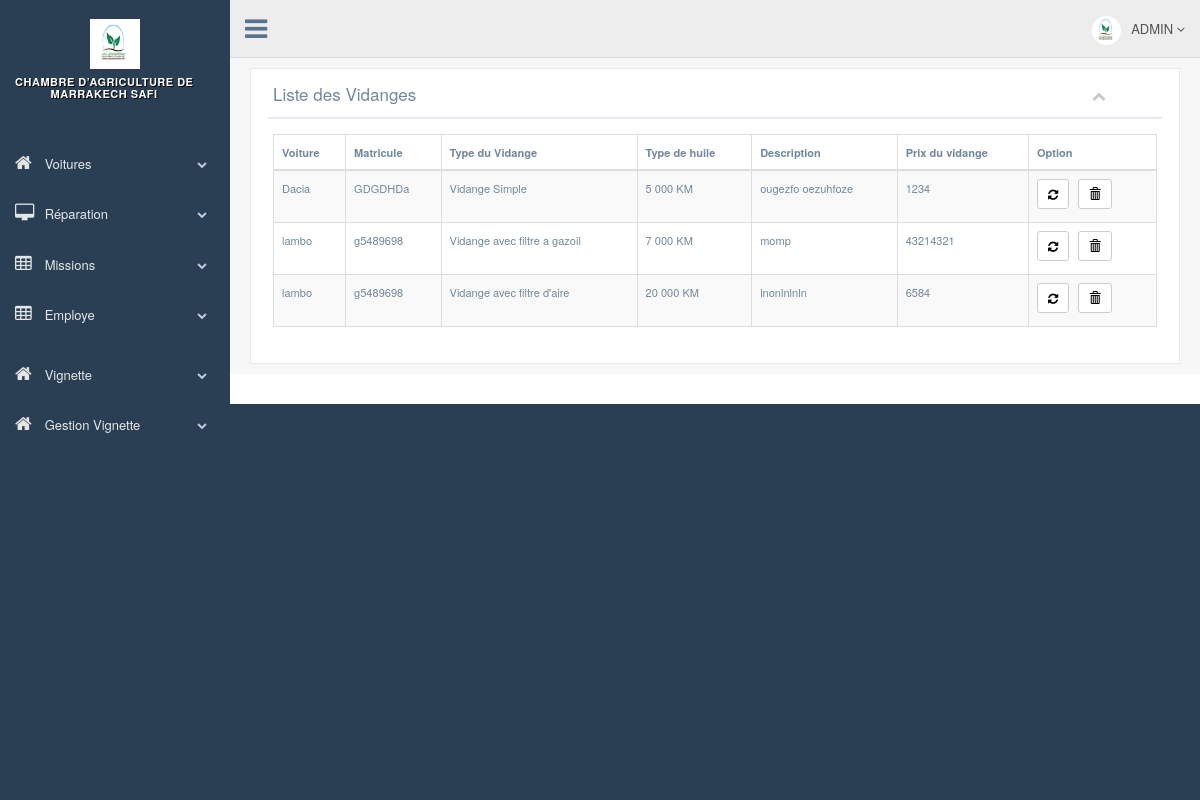
Screenshot of /chambres_d_agriculture/production/vidange.php with the database file from the repository.
### tables this page shows
CREATE TABLE IF NOT EXISTS `voiture` (
  `id_voiture` int(11) NOT NULL AUTO_INCREMENT,
  `Marque` varchar(300) NOT NULL,
  `date_circulation` date NOT NULL,
  `N_chassis` varchar(300) NOT NULL,
  `Etat` varchar(300) NOT NULL,
  `KM_actuel` float NOT NULL,
  `Date_assurance` date NOT NULL,
  `Date_vignette` date NOT NULL,
  `Date_visite` date NOT NULL,
  `Etat_visite` varchar(500) NOT NULL,
  `Date_derniervidange` date NOT NULL,
  `km_pr_vidange` int(11) NOT NULL,
  `Matricule` varchar(500) NOT NULL,
  PRIMARY KEY (`id_voiture`)
);

CREATE TABLE IF NOT EXISTS `vidange` (
  `Id_vidange` int(11) NOT NULL AUTO_INCREMENT,
  `id_voiture` int(11) NOT NULL,
  `Type_vidange` varchar(500) NOT NULL,
  `type_huile` varchar(50) NOT NULL,
  `Descriptif` text NOT NULL,
  `prix_vidange` double NOT NULL,
  PRIMARY KEY (`Id_vidange`),
  KEY `id_voiture` (`id_voiture`)
);

### chambres_d_agriculture/production/vidange.php (the view, shortened to what this page needs)
<?php
include 'config.php';
?>
<!DOCTYPE html>
<html lang="en">
  <head>
    <link href="../vendors/bootstrap/dist/css/bootstrap.min.css" rel="stylesheet">
    <link href="../vendors/font-awesome/css/font-awesome.min.css" rel="stylesheet">
    <link href="../vendors/nprogress/nprogress.css" rel="stylesheet">
    <link href="../vendors/iCheck/skins/flat/green.css" rel="stylesheet">
    <link href="../vendors/bootstrap-progressbar/css/bootstrap-progressbar-3.3.4.min.css" rel="stylesheet">
    <link href="../vendors/jqvmap/dist/jqvmap.min.css" rel="stylesheet"/>
    <link href="../vendors/bootstrap-daterangepicker/daterangepicker.css" rel="stylesheet">
    <link href="../build/css/custom.min.css" rel="stylesheet">
  </head>
  <body class="nav-md" >
    <div class="container body">
      <div class="main_container">
        <div class="col-md-3 left_col">
          <div class="left_col scroll-view">
            <div class="navbar nav_title" style="border: 0;">
      <center> <br> <img src="images/user.jpg" width="50px" height="50px" ><a href="index.php"></center>
            </div>
            <br />
            <div id="sidebar-menu" class="main_menu_side hidden-print main_menu">
              <div class="menu_section">
                <h3>Chambre d’Agriculture de &nbsp;&nbsp;&nbsp;&nbsp;&nbsp;&nbsp;&nbsp;&nbsp;&nbsp;&nbsp;Marrakech Safi</h3>
                <ul class="nav side-menu">
                  <li><a><i class="fa fa-home"></i> Voitures <span class="fa fa-chevron-down"></span></a>
                  </li>
                  <li><a><i class="fa fa-desktop"></i> Réparation <span class="fa fa-chevron-down"></span></a>
                  </li>
                  <li><a><i class="fa fa-table"></i> Missions <span class="fa fa-chevron-down"></span></a>
                  </li>
 <li><a><i class="fa fa-table"></i> Employe <span class="fa fa-chevron-down"></span></a>
                  </li>
                </ul>
                   <ul class="nav side-menu">
        <li><a><i class="fa fa-home"></i> Vignette <span class="fa fa-chevron-down"></span></a>
                  </li>
                <ul class="nav side-menu">
                  <li><a><i class="fa fa-home"></i> Gestion Vignette <span class="fa fa-chevron-down"></span></a>
                  </li>
                </ul>
              </div>
            </div>
            <div class="sidebar-footer hidden-small"> </div>
          </div>
        </div>
        <div class="top_nav">
          <div class="nav_menu">
            <nav>
              <div class="nav toggle">
                <a id="menu_toggle"><i class="fa fa-bars"></i></a>
              </div>
              <ul class="nav navbar-nav navbar-right">
                <li class="">
                  <a href="javascript:;" class="user-profile dropdown-toggle" data-toggle="dropdown" aria-expanded="false">
                    <img src="images/user.jpg" alt="">ADMIN
                    <span class=" fa fa-angle-down"></span>
                  </a>
                </li>
              </ul>
            </nav>
          </div>
        </div>
        <div class="right_col" role="main">
          <div class="row">
              <div class="col-md-12 col-sm-12 col-xs-12">
                <div class="x_panel">
                  <div class="x_title">
                    <h2>Liste des Vidanges<small></small></h2>
                    <ul class="nav navbar-right panel_toolbox">
                      <li><a class="collapse-link"><i class="fa fa-chevron-up"></i></a>
                      </li>
                    </ul>
                    <div class="clearfix"></div>
                  </div>
                  <div class="x_content">
                    <table id="datatable-responsive" class="table table-striped table-bordered dt-responsive nowrap" cellspacing="0" width="100%">
                      <thead>
                        <tr>
                          <th class="center"><Small>Voiture</Small></th>
                           <th class="center"><Small>Matricule</Small></th>
                         <th class="center"><Small>Type du Vidange </Small></th>
                          <th class="center"><Small>Type de huile</Small></th>
                          <th class="center"><Small>Description </Small></th>
                          <th class="center"><Small>Prix du vidange</Small></th>
                          <th class="center"><Small>Option</Small></th>
                        </tr>
                          </thead>
                          <tbody>
                       <?php
                $stm = $db->prepare('select * from vidange');
                $stm->execute();
                foreach($stm->fetchAll() as $row)
                {
              ?>
              <?php
                $stm = $db->prepare('select * from voiture WHERE id_voiture="'. $row['id_voiture'].'"');
                $stm->execute();
                foreach($stm->fetchAll() as $row1)
                {
              ?>
                              <tr>
                          <td class="center"><Small><?php echo $row1['Marque']; ?></Small></td>
                          <td class="center"><Small><?php echo $row1['Matricule']; ?></Small></td>
                          <?php } ?>
                          <td class="center"><Small><?php echo $row['Type_vidange']; ?></Small></td>
                          <td class="center"><Small><?php echo $row['type_huile']; ?></Small></td>
                          <td class="center"><Small><?php echo $row['Descriptif']; ?></Small></td>
                          <td class="center"><Small><?php echo $row['prix_vidange']; ?></Small></td>
                          <td class="center">
                    <a class="btn btn-default btn-sm " href="modifier_vidange.php?id=<?php echo $row['Id_vidange']; ?>">
                     <i class="fa fa-refresh glyphicon-edit" title="Modifier" style="color:black;"></i>
                  </a>
                <a class="btn btn-default btn-sm" href="?action=delete&id=<?php echo $row['Id_vidange']; ?>">
                     <i class="glyphicon glyphicon-trash" title="Supprimer" style="color:black;"></i>
                  </a>
                </td>
                        </tr>
                     <?php } ?>
                      </tbody>
                    </table>
                  </div>
                </div>
              </div>
        </div>
                    </div>
                  </div>
                </div>
        <footer>
        </footer>
  </body>
</html>

### rows the page displays
vidange: Type_vidange "Vidange Simple", type_huile "5 000 KM", Descriptif "ougezfo oezuhfoze", prix_vidange "1234"
voiture: Marque "Dacia", Matricule "GDGDHDa"
vidange: Type_vidange "Vidange avec filtre a gazoil", type_huile "7 000 KM", Descriptif "momp", prix_vidange "43214321"
voiture: Marque "lambo", Matricule "g5489698"
vidange: Type_vidange "Vidange avec filtre d'aire", type_huile "20 000 KM", Descriptif "lnonlnlnln", prix_vidange "6584"
